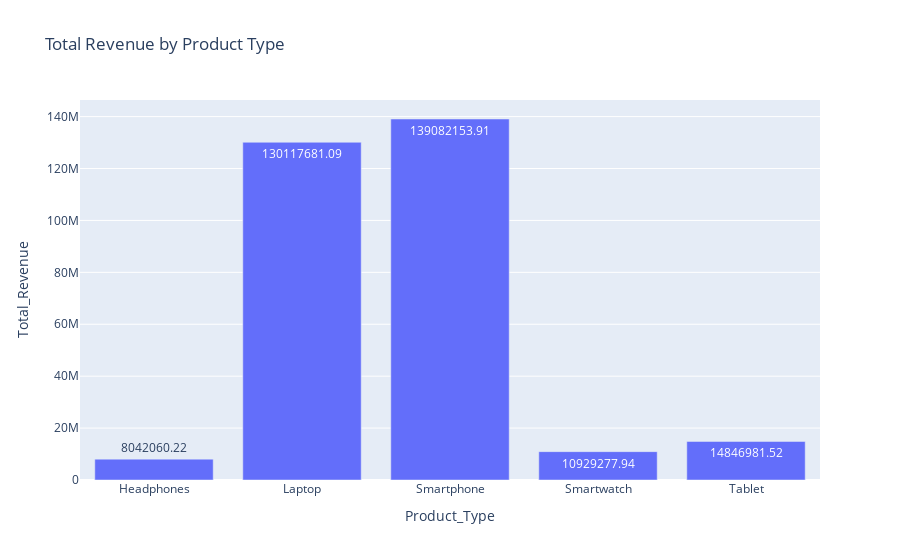

Here is the notebook cell this chart was saved with:
### Markdown cell above
Total sales volume and revenue generated by product type
understand which product categories should be proioritized for inventory and supply chain focus.

### Code cell
fig = px.bar(summary, 
             x='Product_Type', 
             y='Total_Revenue', 
             title='Total Revenue by Product Type',
             text='Total_Revenue')

fig.show()

### Figure 1 — Plotly figure (JSON) as saved in the notebook; plotly's stock layout.template omitted (floating-point values rounded to 4 significant figures)
{"data": [{"alignmentgroup": "True", "hovertemplate": "Product_Type=%{x}<br>Total_Revenue=%{text}<extra></extra>", "legendgroup": "", "marker": {"color": "#636efa", "pattern": {"shape": ""}}, "name": "", "offsetgroup": "", "orientation": "v", "showlegend": false, "text": [8042000.0, 130100000.0, 139100000.0, 10930000.0, 14850000.0], "textposition": "auto", "type": "bar", "x": ["Headphones", "Laptop", "Smartphone", "Smartwatch", "Tablet"], "xaxis": "x", "y": [8042000.0, 130100000.0, 139100000.0, 10930000.0, 14850000.0], "yaxis": "y"}], "layout": {"barmode": "relative", "legend": {"tracegroupgap": 0}, "title": {"text": "Total Revenue by Product Type"}, "xaxis": {"anchor": "y", "domain": [0, 1], "title": {"text": "Product_Type"}}, "yaxis": {"anchor": "x", "domain": [0, 1], "title": {"text": "Total_Revenue"}}}}
